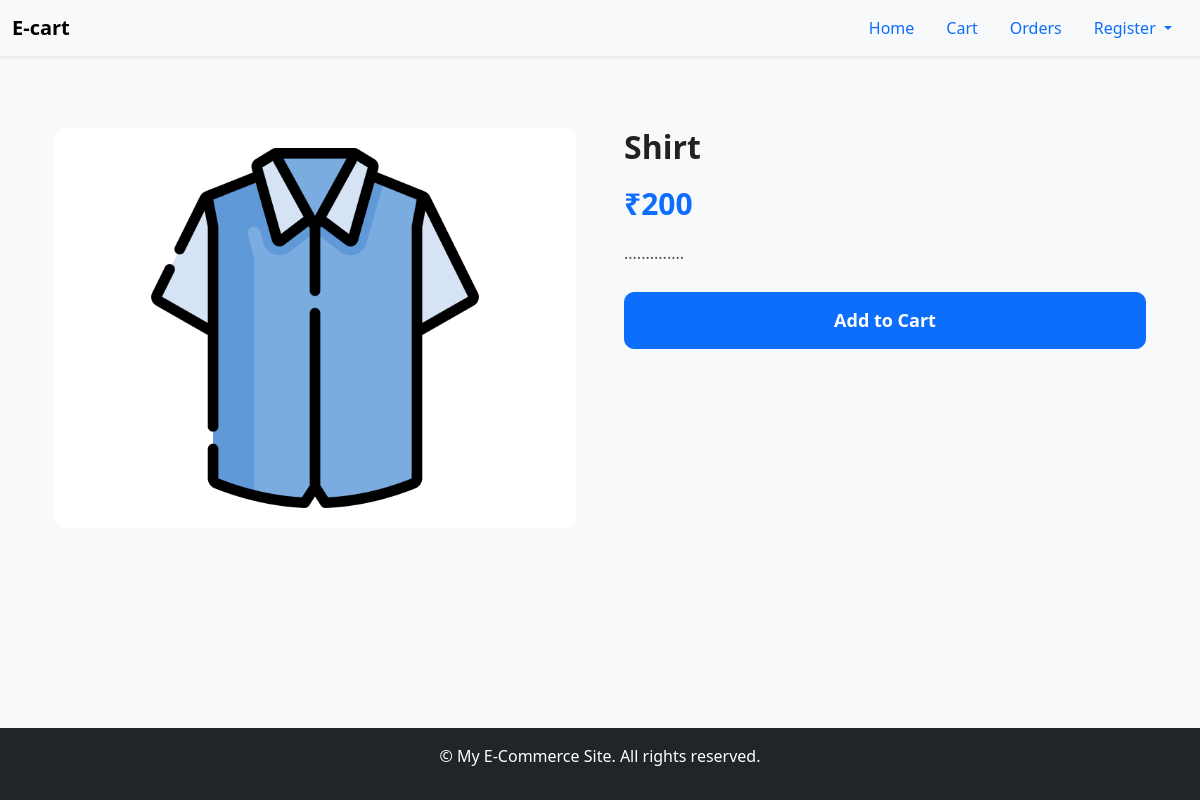
/productdetail/6/, run on the app's committed database.
### E_commerce_app/models.py (models this page shows, shortened)
class Product(models.Model):
  name=models.CharField(max_length=500)
  description=models.TextField()
  price=models.PositiveIntegerField()
  image=models.ImageField(upload_to='product_images/')
  category=models.ForeignKey('Category',on_delete=models.CASCADE)

### E_commerce_app/views.py (the view)
# urls.py: path('productdetail/<int:pk>/',ProductDetailView.as_view(),name='product_detail'),
class ProductDetailView(DetailView):
    model = Product
    template_name = 'E_commerce_app/product_detail.html'
    context_object_name = 'product'

### E_commerce_app/templates/E_commerce_app/product_detail.html (shortened to what this page needs)
{% extends "E_commerce_app/base.html" %}
{% block content %}
    <div class="container py-5">
        <div class="row g-5">
            <div class="col-md-6">
                {% if product.image %}
                    <img src="{{ product.image.url }}" alt="{{ product.name }}" class="product-image">
                {% else %}
                    <div class="d-flex justify-content-center align-items-center product-image">
                        <span class="text-muted">No Image Available</span>
                    </div>
                {% endif %}
            </div>
            <div class="col-md-6">
                <h1 class="product-title">{{ product.name }}</h1>
                <p class="product-price">₹{{ product.price }}</p>
                <p class="product-description">{{ product.description }}</p>
                <form method="POST" action="{% url 'add_to_cart' product.id %}">
                    <button type="button" onclick="showCartToastAndSubmit(this)" class="btn btn-primary btn-modern w-100">
                        Add to Cart
                    </button>
                </form>
            </div>
        </div>
    </div>
    <div class="position-fixed bottom-0 end-0 p-3" style="z-index: 9999;">
    </div>
{% endblock %}

### E_commerce_app/templates/E_commerce_app/product_detail.html (style rules this page uses)
body { background: #f4f5f7; }
.product-image { width: 100%; height: 400px; object-fit: contain; background: white; padding: 20px; border-radius: 10px; }
.product-title { font-size: 32px; font-weight: bold; color: #222; }
.product-price { font-size: 30px; font-weight: bold; color: #0d6efd; margin: 15px 0; }
.product-description { font-size: 16px; color: #555; line-height: 1.6; margin-bottom: 25px; }
.btn-modern { padding: 14px; font-size: 18px; font-weight: 600; border-radius: 10px; transition: 0.3s; }

### data on the page
Product: image (picture), name "Shirt", price "200", description ".............."
